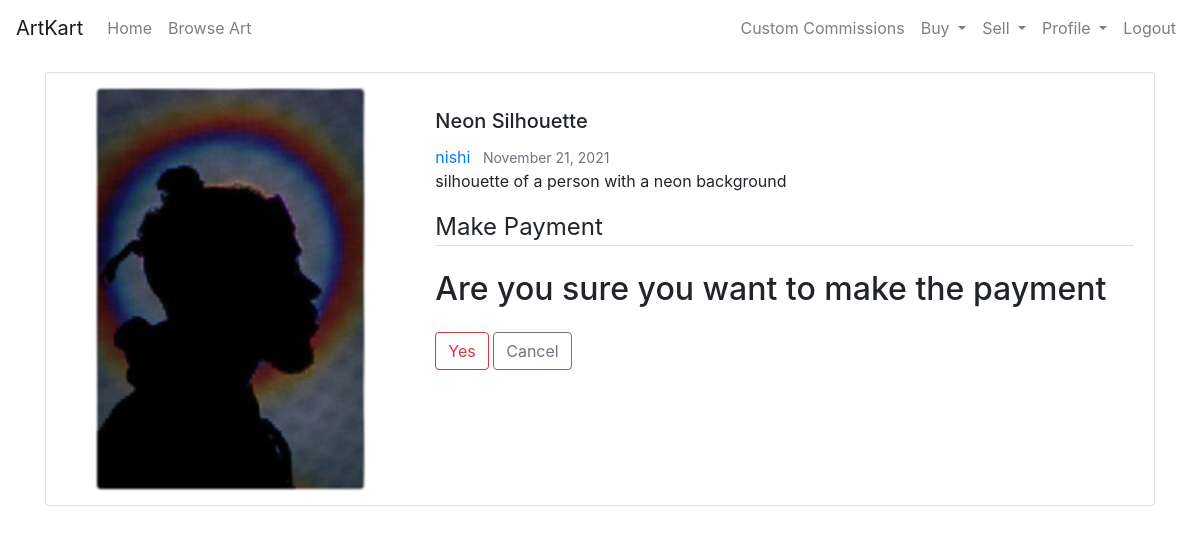
/item/14/buy/ (signed in), run on the app's committed database.
### blog/models.py (models this page shows, shortened)
class Post(models.Model):
    title = models.CharField(max_length=100)
    description = models.TextField()
    date_posted = models.DateTimeField(default=timezone.now)
    author = models.ForeignKey(User, on_delete=models.CASCADE)
    image = models.ImageField(default='default.jpg', upload_to='art')
    public = models.BooleanField(default=False)
    price = models.DecimalField(max_digits=7, decimal_places=2, default=0.00)
    category = models.CharField(max_length=20, choices=category_list, default=category_list[-1][0])

### blog/views.py (the view, shortened to what this page needs)
# urls.py: path('item/<int:pk>/buy/', views.buy_page, name='item-buy'),
@login_required
def buy_page(request, pk):
    post = Post.objects.get(id=pk)
    return render(request, 'blog/buy_confirm.html', {'post' : post})

### blog/templates/blog/buy_confirm.html (shortened to what this page needs)
{% extends "blog/base.html" %}
{% block content %}
<div class="container">
	<div class="card mt-3 mb-3 pt-3 pb-3">
		<div class="row no-gutters">
			<div class="col-md-4">
				<div class="text-center">
					<img src="{{ post.image.url }}" class="rounded preview-img">
				</div>
			</div>
			<div class="col-md-8">
				<div class="card-body">
					<h5 class="card-title">{{ post.title }}</h5>
					<a class="mr-2" href="{% url 'user-profile' post.author.id %}">{{ post.author }}</a>
					<small class="text-muted">{{ post.date_posted|date:"F d, Y" }}</small>
					<p class="card-text">{{ post.description }}</p>
					<form method="POST">
						<fieldset class="form-group">
							<legend class="border-bottom mb-4">Make Payment</legend>
							<h2>Are you sure you want to make the payment</h2>
						</fieldset>
						<div class="form-group">
							<button class="btn btn-outline-danger" type="submit">Yes</button>
							<a class="btn btn-outline-secondary" href="{% url 'post-detail' post.id %}">Cancel</a>
						</div>
					</form>
				</div>
			</div>
		</div>
	</div>
</div>
{% endblock content %}

### blog/static/blog/base.css (style rules this page uses)
.preview-img { filter: blur(1px); }

### data on the page
Post: image (picture), title "Neon Silhouette", author "nishi", date_posted "November 21, 2021", description "silhouette of a person with a neon background"
